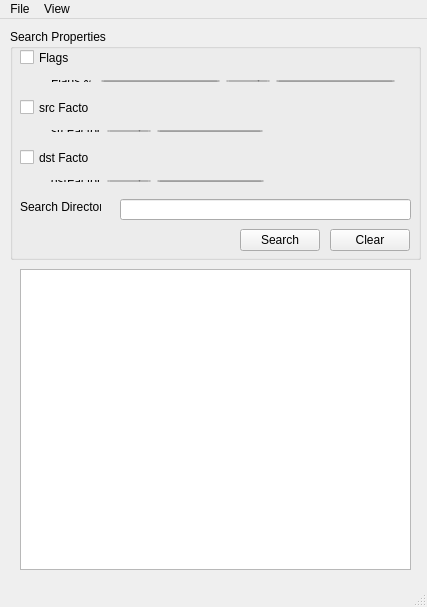
<?xml version="1.0" encoding="UTF-8"?>
<ui version="4.0">
 <class>MainWindow</class>
 <widget class="QMainWindow" name="MainWindow">
  <property name="geometry">
   <rect>
    <x>0</x>
    <y>0</y>
    <width>427</width>
    <height>607</height>
   </rect>
  </property>
  <property name="windowTitle">
   <string>Material XML</string>
  </property>
  <widget class="QWidget" name="centralWidget">
   <widget class="QGroupBox" name="groupBox">
    <property name="geometry">
     <rect>
      <x>10</x>
      <y>10</y>
      <width>411</width>
      <height>231</height>
     </rect>
    </property>
    <property name="title">
     <string>Search Properties</string>
    </property>
    <widget class="QCheckBox" name="flagsCheckBox">
     <property name="geometry">
      <rect>
       <x>10</x>
       <y>20</y>
       <width>70</width>
       <height>17</height>
      </rect>
     </property>
     <property name="text">
      <string>Flags</string>
     </property>
    </widget>
    <widget class="QCheckBox" name="srcCheckBox">
     <property name="geometry">
      <rect>
       <x>10</x>
       <y>70</y>
       <width>70</width>
       <height>17</height>
      </rect>
     </property>
     <property name="text">
      <string>src Factor</string>
     </property>
    </widget>
    <widget class="QCheckBox" name="dstCheckBox">
     <property name="geometry">
      <rect>
       <x>10</x>
       <y>120</y>
       <width>70</width>
       <height>17</height>
      </rect>
     </property>
     <property name="text">
      <string>dst Factor</string>
     </property>
    </widget>
    <widget class="QWidget" name="dstContainer" native="true">
     <property name="geometry">
      <rect>
       <x>30</x>
       <y>140</y>
       <width>241</width>
       <height>31</height>
      </rect>
     </property>
     <widget class="QWidget" name="layoutWidget">
      <property name="geometry">
       <rect>
        <x>0</x>
        <y>0</y>
        <width>235</width>
        <height>24</height>
       </rect>
      </property>
      <layout class="QHBoxLayout" name="horizontalLayout_3">
       <item>
        <widget class="QLabel" name="label_3">
         <property name="text">
          <string>dstFactor</string>
         </property>
        </widget>
       </item>
       <item>
        <widget class="QComboBox" name="comboBox_3">
         <item>
          <property name="text">
           <string>==</string>
          </property>
         </item>
         <item>
          <property name="text">
           <string>&gt;</string>
          </property>
         </item>
         <item>
          <property name="text">
           <string>&gt;=</string>
          </property>
         </item>
         <item>
          <property name="text">
           <string>&lt;</string>
          </property>
         </item>
         <item>
          <property name="text">
           <string>&lt;=</string>
          </property>
         </item>
        </widget>
       </item>
       <item>
        <widget class="QLineEdit" name="dstLineEdit"/>
       </item>
      </layout>
     </widget>
    </widget>
    <widget class="QWidget" name="srcContainer" native="true">
     <property name="geometry">
      <rect>
       <x>30</x>
       <y>90</y>
       <width>241</width>
       <height>31</height>
      </rect>
     </property>
     <widget class="QWidget" name="layoutWidget">
      <property name="geometry">
       <rect>
        <x>0</x>
        <y>0</y>
        <width>234</width>
        <height>24</height>
       </rect>
      </property>
      <layout class="QHBoxLayout" name="horizontalLayout_2">
       <item>
        <widget class="QLabel" name="label_2">
         <property name="text">
          <string>srcFactor</string>
         </property>
        </widget>
       </item>
       <item>
        <widget class="QComboBox" name="comboBox_2">
         <item>
          <property name="text">
           <string>==</string>
          </property>
         </item>
         <item>
          <property name="text">
           <string>&gt;</string>
          </property>
         </item>
         <item>
          <property name="text">
           <string>&gt;=</string>
          </property>
         </item>
         <item>
          <property name="text">
           <string>&lt;</string>
          </property>
         </item>
         <item>
          <property name="text">
           <string>&lt;=</string>
          </property>
         </item>
        </widget>
       </item>
       <item>
        <widget class="QLineEdit" name="srcLineEdit"/>
       </item>
      </layout>
     </widget>
    </widget>
    <widget class="QWidget" name="flagsContainer" native="true">
     <property name="geometry">
      <rect>
       <x>30</x>
       <y>40</y>
       <width>371</width>
       <height>31</height>
      </rect>
     </property>
     <widget class="QWidget" name="layoutWidget">
      <property name="geometry">
       <rect>
        <x>0</x>
        <y>0</y>
        <width>366</width>
        <height>24</height>
       </rect>
      </property>
      <layout class="QHBoxLayout" name="flagsHorizontalLayout">
       <item>
        <widget class="QLabel" name="flagsLabel">
         <property name="text">
          <string>Flags &amp; </string>
         </property>
        </widget>
       </item>
       <item>
        <widget class="QLineEdit" name="flags1LineEdit"/>
       </item>
       <item>
        <widget class="QComboBox" name="flagsOpComboBox">
         <item>
          <property name="text">
           <string>==</string>
          </property>
         </item>
         <item>
          <property name="text">
           <string>&gt;</string>
          </property>
         </item>
         <item>
          <property name="text">
           <string>&gt;=</string>
          </property>
         </item>
         <item>
          <property name="text">
           <string>&lt;</string>
          </property>
         </item>
         <item>
          <property name="text">
           <string>&lt;=</string>
          </property>
         </item>
        </widget>
       </item>
       <item>
        <widget class="QLineEdit" name="flags2LineEdit"/>
       </item>
      </layout>
     </widget>
    </widget>
    <widget class="QPushButton" name="searchPushButton">
     <property name="geometry">
      <rect>
       <x>230</x>
       <y>200</y>
       <width>80</width>
       <height>22</height>
      </rect>
     </property>
     <property name="text">
      <string>Search</string>
     </property>
    </widget>
    <widget class="QLineEdit" name="directoryLineEdit">
     <property name="geometry">
      <rect>
       <x>110</x>
       <y>170</y>
       <width>291</width>
       <height>21</height>
      </rect>
     </property>
    </widget>
    <widget class="QPushButton" name="clearPushButton">
     <property name="geometry">
      <rect>
       <x>320</x>
       <y>200</y>
       <width>80</width>
       <height>22</height>
      </rect>
     </property>
     <property name="text">
      <string>Clear</string>
     </property>
    </widget>
    <widget class="QLabel" name="label">
     <property name="geometry">
      <rect>
       <x>10</x>
       <y>170</y>
       <width>81</width>
       <height>16</height>
      </rect>
     </property>
     <property name="text">
      <string>Search Directory</string>
     </property>
    </widget>
   </widget>
   <widget class="QPlainTextEdit" name="plainTextEdit">
    <property name="geometry">
     <rect>
      <x>20</x>
      <y>250</y>
      <width>391</width>
      <height>301</height>
     </rect>
    </property>
   </widget>
  </widget>
  <widget class="QMenuBar" name="menuBar">
   <property name="geometry">
    <rect>
     <x>0</x>
     <y>0</y>
     <width>427</width>
     <height>21</height>
    </rect>
   </property>
   <widget class="QMenu" name="menuMaterial_XML">
    <property name="title">
     <string>File</string>
    </property>
    <addaction name="actionOpen"/>
    <addaction name="actionOpen_Folder"/>
   </widget>
   <widget class="QMenu" name="menuAbout">
    <property name="title">
     <string>View</string>
    </property>
    <addaction name="actionAbout"/>
   </widget>
   <addaction name="menuMaterial_XML"/>
   <addaction name="menuAbout"/>
  </widget>
  <widget class="QStatusBar" name="statusBar"/>
  <action name="actionOpen">
   <property name="text">
    <string>Open File</string>
   </property>
  </action>
  <action name="actionOpen_Folder">
   <property name="text">
    <string>Open Folder</string>
   </property>
  </action>
  <action name="actionAbout">
   <property name="text">
    <string>About</string>
   </property>
  </action>
 </widget>
 <layoutdefault spacing="6" margin="11"/>
 <resources/>
 <connections/>
</ui>
